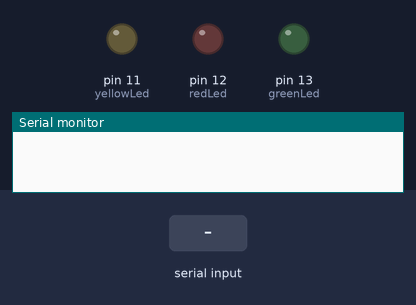
This sketch was run on a simulated Arduino Uno, built with avr-gcc and run on an emulated ATmega328P. On the bench: output pins drawn as LEDs (lit = HIGH), the last lines printed to the serial monitor. The test bench sets the inputs (shaded band).

Above: at 1.2 s.
1.3 s: "g" received over Serial
At 1.7 s:
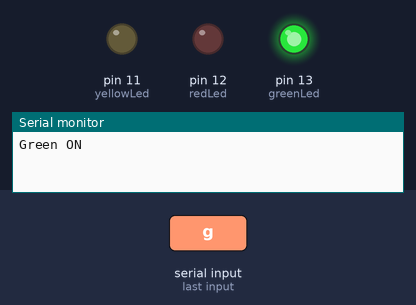
2.8 s: "r" received over Serial
At 4.0 s:
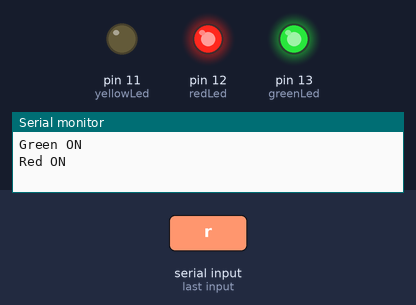
4.3 s: "y" received over Serial
At 5.2 s:
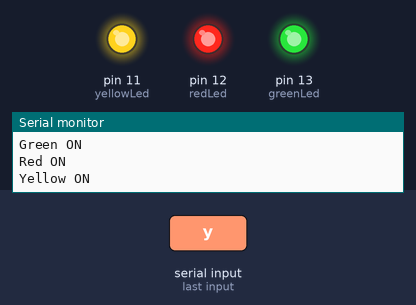
Timing chart, 0 to 7.3 s (numbered marks = the images above; inputs shaded):
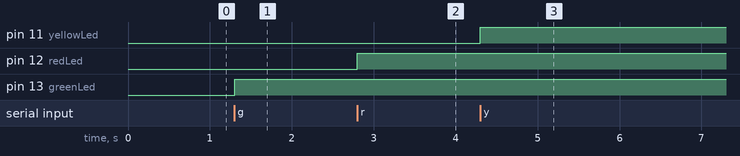

The sketch:

leds_on_arduino.ino
```cpp
char option;

int greenLed = 13;
int redLed = 12;
int yellowLed = 11;

void setup(){
  Serial.begin(9600);
  pinMode(greenLed, OUTPUT);
  pinMode(redLed, OUTPUT);
  pinMode(yellowLed, OUTPUT);
}

void loop(){

 // Si existe datos disponibles los leemos
  if (Serial.available() > 0){  // solo cuando recibe datos

    //leemos la opcion enviada
    option = Serial.read();

    if(option == 'g') {
      digitalWrite(greenLed, HIGH);
      Serial.println("Green ON");
    }
    if(option == 'r') {
      digitalWrite(redLed, HIGH);
      Serial.println("Red ON");
    }
    if(option == 'y'){
      digitalWrite(yellowLed, HIGH);
      Serial.println("Yellow ON");
    }

    if(option == '0'){ //  Apaga todos los leds
      digitalWrite(greenLed, LOW);
      digitalWrite(redLed, LOW);
      digitalWrite(yellowLed, LOW);
      Serial.println("All Off");
    }
  }

}
```

Measured:
- after the input at 1.3 s, pin 13 (greenLed): LOW → HIGH at once
- after the input at 2.8 s, pin 12 (redLed): LOW → HIGH at once
- after the input at 4.3 s, pin 11 (yellowLed): LOW → HIGH at once
